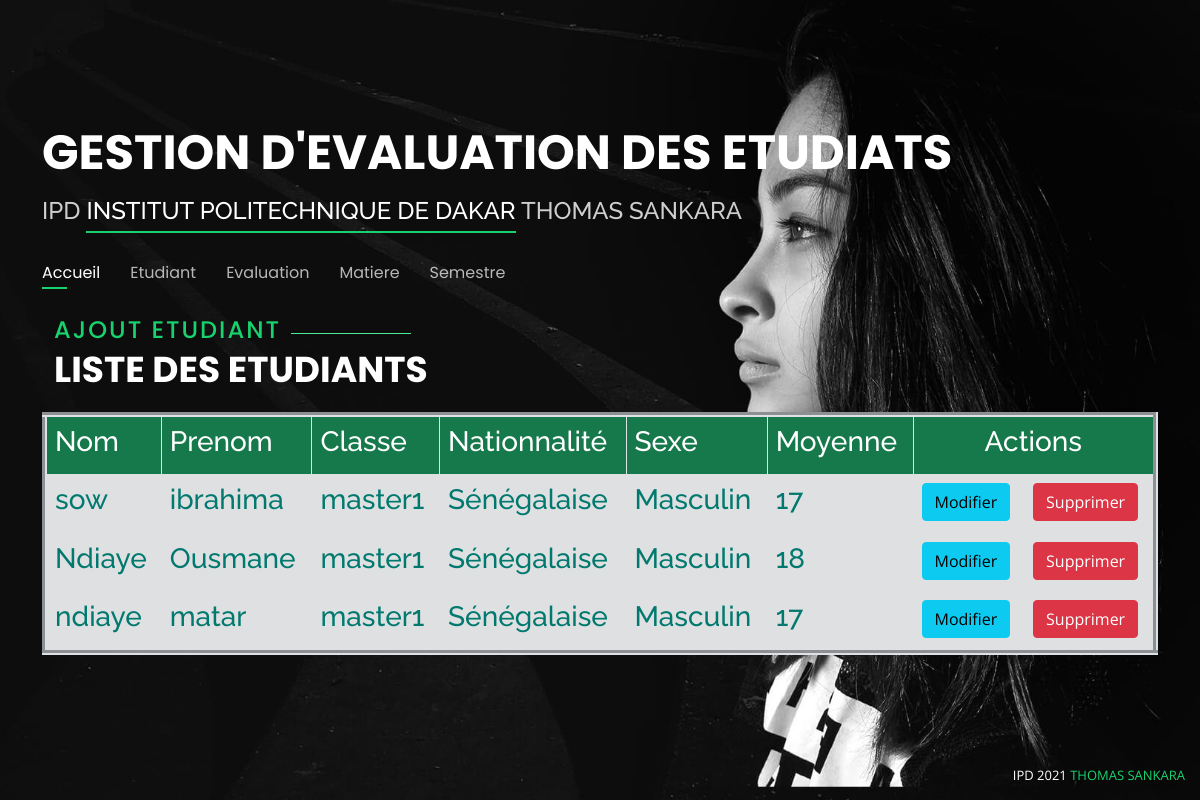
/etudiant/, run on the app's committed database.
### app_etudiant/models.py (models this page shows, shortened)
class Etudiant(models.Model):
    matricule = models.BigAutoField(primary_key=True, unique=True)
    nom = models.CharField(max_length=25)
    prenom = models.CharField(max_length=20)
    classe = models.CharField(max_length=30)
    sexe = models.CharField(max_length=30)
    nationalite= models.CharField(max_length=25)
    moyenne= models.IntegerField()

### app_etudiant/views.py (the view)
# urls.py: path('etudiant/', views.etudiant, name='etudiant'),
def etudiant(request):
    return render(request, 'etudiant.html', {'Etudiant': Etudiant.objects.all()})

### gestionetudiant/templates/etudiant.html (shortened to what this page needs)
<!DOCTYPE html>
<html lang="en">
<head>
 {% load static %}
  <link href="../../static/assets/vendor/bootstrap/css/bootstrap.min.css" rel="stylesheet">
  <link href="../../static/assets/vendor/bootstrap-icons/bootstrap-icons.css" rel="stylesheet">
  <link href="../../static/assets/vendor/boxicons/css/boxicons.min.css" rel="stylesheet">
  <link href="../../static/assets/vendor/glightbox/css/glightbox.min.css" rel="stylesheet">
  <link href="../../static/assets/vendor/remixicon/remixicon.css" rel="stylesheet">
  <link href="../../static/assets/vendor/swiper/swiper-bundle.min.css" rel="stylesheet">
  <link href="../../static/assets/css/style.css" rel="stylesheet">
    {% load static %}
  <link rel="stylesheet" type="text/css" href="{% static 'assets/vendor/bootstrap/css/bootstrap.min.css' %}" />
  <link rel="stylesheet" type="text/css" href="{% static 'assets/vendor/bootstrap-icons/bootstrap-icons.css' %}" />
   <link rel="stylesheet" type="text/css" href="{% static 'assets/vendor/boxicons/css/boxicons.min.css' %}" />
   <link rel="stylesheet" type="text/css" href="{% static 'assets/vendor/glightbox/css/glightbox.min.css' %}" />
   <link rel="stylesheet" type="text/css" href="{% static 'assets/vendor/remixicon/remixicon.css' %} " />
   <link rel="stylesheet" type="text/css" href="{% static 'assets/vendor/swiper/swiper-bundle.min.css' %}" />
 <link rel="stylesheet" type="text/css" href="{% static 'assets/css/style.css' %}" />
</head>
<body>
  <header id="header">
    <div class="container">
      <h1><a href="accueil.html">GESTION D'EVALUATION DES ETUDIATS</a></h1>
      <h2>IPD <span>INSTITUT POLITECHNIQUE DE DAKAR</span> THOMAS SANKARA</h2>
      <nav id="navbar" class="navbar">
       <ul>
          <li><a class="nav-link active" href="/accueil">Accueil</a></li>
          <li><a class="nav-link" href="/etudiant">Etudiant</a></li>
          <li><a class="nav-link" href="/evaluation">Evaluation</a></li>
          <li><a class="nav-link" href="/matiere">Matiere</a></li>
          <li><a class="nav-link" href="/semestre">Semestre</a></li>
        </ul>
      </nav>
<br>
    <div class="container">
      <div class="section-title">
        <h2><a href="/ajout_etudiant2"> Ajout Etudiant</a></h2>
        <p>Liste des Etudiants</p>
      </div>
    </div>
<table class="table table-active table-bordered table-responsive" border="5" cellpadding="5" cellspacing="3">
    <tr class="bg-success">
      <th style="color:white"> <h3>Nom</h3></th>
        <th style="color:white"><h3>Prenom</h3></th>
         <th style="color:white"><h3>Classe</h3></th>
         <th style="color:white"><h3>Nationnalité</h3></th>
         <th style="color:white"><h3>Sexe</h3></th>
         <th style="color:white"><h3>Moyenne</h3></th>
         <th style="text-align:center; color:white;" colspan="2" style="color:white"><h3>Actions</h3></th>
</tr>
   {% for etudiant in Etudiant %}
<tr class="table-light">
       <td style="color:#01796F"><h3>{{etudiant.nom}}</h3></td>
        <td style="color:#01796F"><h3>{{etudiant.prenom}}</h3></td>
        <td style="color:#01796F"><h3>{{etudiant.classe}}</h3></td>
        <td style="color:#01796F"><h3>{{etudiant.nationalite}}</h3></td>
        <td style="color:#01796F"><h3>{{etudiant.sexe}}</h3></td>
        <td style="color:#01796F"><h3>{{etudiant.moyenne}}</h3></td>
<td> <a class="btn btn-info" href="{% url 'modifier' etudiant.matricule %}">Modifier</a></td>
  <td>  <a class="btn btn-danger" onclick="return confirm('Êtes-vous sûr de supprimer cet entree?')"
           href="{% url 'supprimer' etudiant.matricule %}">Supprimer</a></td>
</tr>
{% endfor %}
</table>
</div>
  <div class="credits">
      IPD 2021 <a href="https://fr.wikipedia.org/wiki/Thomas_Sankara">THOMAS SANKARA</a>
  </div>
{% load static %}
</body>
</html>

### app_etudiant/static/assets/css/style.css (style rules this page uses)
body { font-family: "Open Sans", sans-serif; background-color: #040404; color: #fff; position: relative; background: transparent; }
body::before { content: ""; position: fixed; background: #040404 url("../img/bg.jpg") top right no-repeat; background-size: cover; left: 0; right: 0; top: 0; height: 100vh; z-index: -1; }
@media (min-width: 1024px) { body::before { background-attachment: fixed; } }
a { color: #18d26e; text-decoration: none; }
h1, h2, h3, h4, h5, h6 { font-family: "Raleway", sans-serif; }
#header { transition: ease-in-out 0.3s; position: relative; height: 100vh; display: flex; align-items: center; z-index: 997; overflow-y: auto; }
#header * { transition: ease-in-out 0.3s; }
#header h1 { font-size: 48px; margin: 0; padding: 0; line-height: 1; font-weight: 700; font-family: "Poppins", sans-serif; }
#header h1 a, #header h1 a:hover { color: #fff; line-height: 1; display: inline-block; }
#header h2 { font-size: 24px; margin-top: 20px; color: rgba(255, 255, 255, 0.8); }
#header h2 span { color: #fff; border-bottom: 2px solid #18d26e; padding-bottom: 6px; }
.navbar { padding: 0; margin-top: 35px; }
.navbar ul { margin: 0; padding: 0; display: flex; list-style: none; align-items: center; }
.navbar li { position: relative; }
.navbar li + li { margin-left: 30px; }
.navbar a, .navbar a:focus { display: flex; align-items: center; justify-content: space-between; padding: 0; font-family: "Poppins", sans-serif; font-size: 16px; font-weight: 400; color: rgba(255, 255, 255, 0.7); white-space: nowrap; transition: 0.3s; }
.navbar a:before { content: ""; position: absolute; width: 0; height: 2px; bottom: -4px; left: 0; background-color: #18d26e; visibility: hidden; width: 0px; transition: all 0.3s ease-in-out 0s; }
.navbar a:hover:before, .navbar li:hover > a:before, .navbar .active:before { visibility: visible; width: 25px; }
.navbar a:hover, .navbar .active, .navbar .active:focus, .navbar li:hover > a { color: #fff; }
.section-title h2 { font-size: 14px; font-weight: 500; padding: 0; line-height: 1px; margin: 0 0 20px 0; letter-spacing: 2px; text-transform: uppercase; color: #aaaaaa; font-family: "Poppins", sans-serif; }
.section-title h2::after { content: ""; width: 120px; height: 1px; display: inline-block; background: #4ceb95; margin: 4px 10px; }
.section-title p { margin: 0; margin: -15px 0 15px 0; font-size: 36px; font-weight: 700; text-transform: uppercase; font-family: "Poppins", sans-serif; color: #fff; }
.credits { position: fixed; right: 0; left: 0; bottom: 0; padding: 15px; text-align: right; font-size: 13px; color: #fff; z-index: 999999; }
.credits a { color: #18d26e; transition: 0.3s; }

### data on the page
Etudiant: nom "sow", prenom "ibrahima", classe "master1", nationalite "Sénégalaise", sexe "Masculin", moyenne "17"
Etudiant: nom "Ndiaye", prenom "Ousmane", classe "master1", nationalite "Sénégalaise", sexe "Masculin", moyenne "18"
Etudiant: nom "ndiaye", prenom "matar", classe "master1", nationalite "Sénégalaise", sexe "Masculin", moyenne "17"
